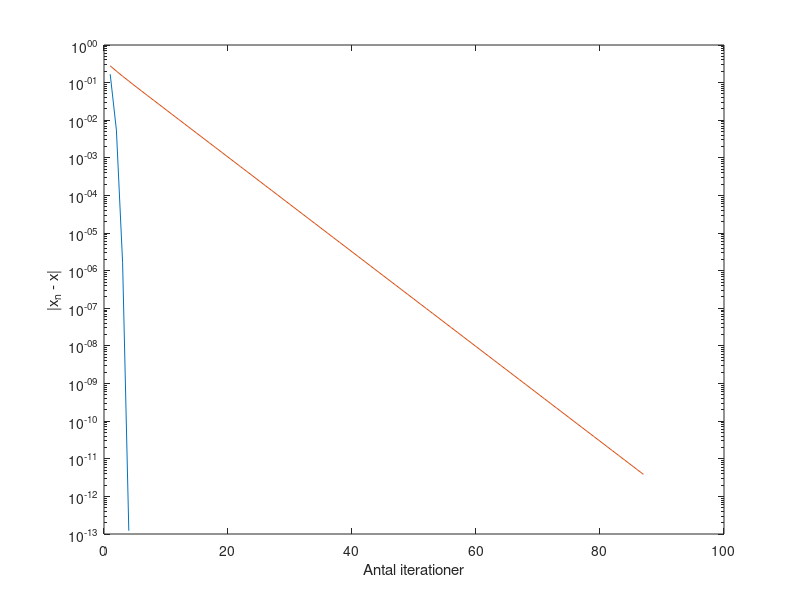

This figure's MATLAB source:
%
% Numeriska metoder, lab 1, uppg 9d1
% Patrik Nyman, ht 2015
%

% rötter/startgissningar som fungerar: -1/2, 3
guess = 3;

%%%%%%%%%%%%%%%%%%%%%%%%%%%%%%%%%%%%%%%%%%%%%%%%%%%%%
% Gör först en referenslösning med 15 korrekta siffror
% med Newtons metod
x = guess;
h = 1;
iter = 1;
n = [];  % antal iterationer
e_n = [];  % |x_n - x|

while abs(h) > 0.5e-15  % vid 0.5e-16 inget resultat efter 500_000 iter
    f  = x - 4 .* sin(2.*x) - 3;
    fp = 1 - 8 .* cos(2.*x);
    h = f/fp;
    x_old = x;
    x = x - h;
    n = [n; iter];
    e_n = [e_n; abs(x - x_old)];
    iter = iter + 1;
end

newton_solution = x;

semilogy(n, e_n)
xlabel('Antal iterationer')
ylabel('|x_n - x|')

%%%%%%%%%%%%%%%%%%%%%%%%%%%%%%%%%%%%%%%%%%%%%%%%%%%%%
% fixpunktsiteration

x = guess;
h = 1;
iter = 1;
n = [];  % antal iterationer
e_n = [];  % |x_n - x|

while abs(h) > 0.5e-11
    x_old = x;
    x = - sin(2*x) + 5*x/4 - 3/4;
    h = x - x_old;
    n = [n; iter];
    e_n = [e_n; abs(x - x_old)];
    iter = iter + 1;
end

hold on
semilogy(n, e_n)
% xlabel('Antal iterationer')
% ylabel('|x_n - x|')
